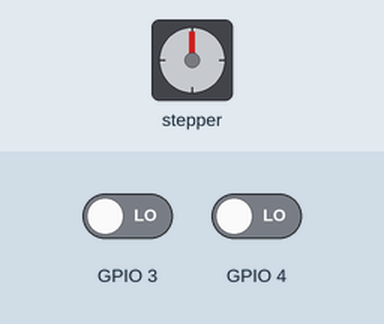
This sketch was run on a simulated Seeed XIAO ESP32-C3. Parts: stepper motor. Wiring (inferred from the names in the program): stepper motor driver (50 steps per turn assumed): step GPIO 8; direction GPIO 20; enable GPIO 9. Inputs (shaded band) come from the test bench; at power-on: GPIO 4 LOW, GPIO 3 LOW.

Above: at 1.2 s.
1.3 s: GPIO 4 driven HIGH
4.3 s: GPIO 4 driven LOW
7.3 s: GPIO 4 driven HIGH
10.3 s: GPIO 3 driven HIGH
At 11.2 s:
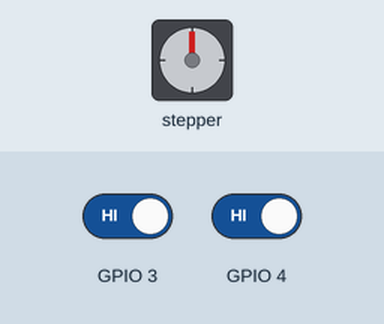
11.8 s: GPIO 3 driven LOW
At 12.0 s:
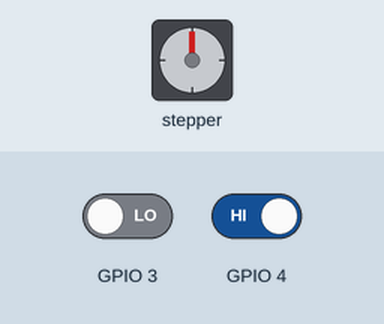
14.8 s: GPIO 4 driven LOW
Timing chart, 0 to 65.3 s (numbered marks = the images above; inputs shaded):
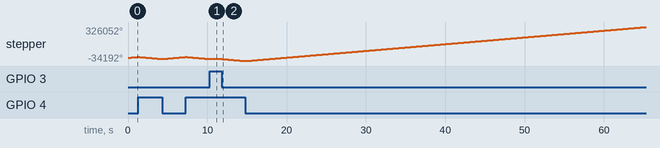

Measured:
- after the input at 10.3 s, stepper: goes on until 10.3 s, then stays -12600°
- after the input at 11.8 s, stepper: keeps turning counter-clockwise at about 7139°/s, starting at once

The sketch:

sketch_torque_commutator_XIAOESP32C3_LM.ino
```cpp
//this is sketch file for torque mode operation of Open-MAC commutator
int dirPin = D7;   // Direction was 7
int stepPin = D8;  // Step
int EnPin = D9;    // Enable was 9

int sensorReading_delay = 0;
int step_delay_dur = 500;
int stepsPerRevolution = 50;

void setup() {
  Serial.begin(9600);
  // initial speed and the target position
  pinMode(EnPin, OUTPUT);
  pinMode(dirPin, OUTPUT);
  pinMode(stepPin, OUTPUT);
  // Hall sensors
  pinMode(A1, INPUT);
  pinMode(A2, INPUT);
  digitalWrite(EnPin, HIGH);
}

void loop() {
  if (digitalRead(A2) == 0) {
    digitalWrite(dirPin, HIGH);
    digitalWrite(EnPin, LOW);
    for (int i = 0; i < stepsPerRevolution; i++) {
      digitalWrite(stepPin, HIGH);
      delayMicroseconds(step_delay_dur);
      digitalWrite(stepPin, LOW);
      delayMicroseconds(step_delay_dur);
    }
    digitalWrite(EnPin, HIGH);
  } else if (digitalRead(A1) == 0) {
    digitalWrite(dirPin, LOW);
    digitalWrite(EnPin, LOW);
    for (int i = 0; i < stepsPerRevolution; i++) {
      digitalWrite(stepPin, HIGH);
      delayMicroseconds(step_delay_dur);
      digitalWrite(stepPin, LOW);
      delayMicroseconds(step_delay_dur);
    }
    digitalWrite(EnPin, HIGH);
  }
}
```
